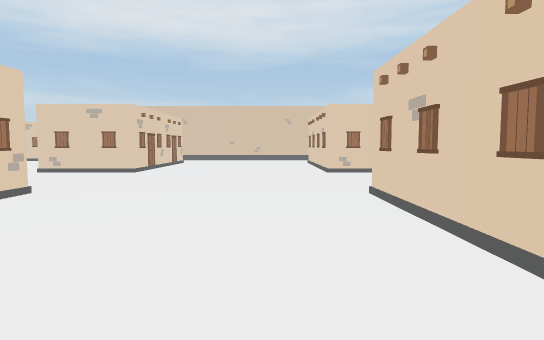
View 1 (above)

24 first-person views from a walk through a scene from a Unity 3-D project. The camera is 1.4 m above the floor, tilts 4° down and sees 75° across. The floor is counted in squares, 2 m on a side. Each view is taken from the middle of a square. On the plan, view 1 faces up. The plan holds only what a view shows up to about 11 squares ahead; the rest is blank. The place goes on beyond the plan. The player character is not drawn.

View 2
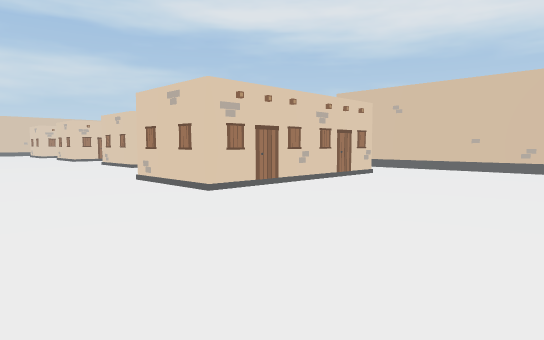

View 3
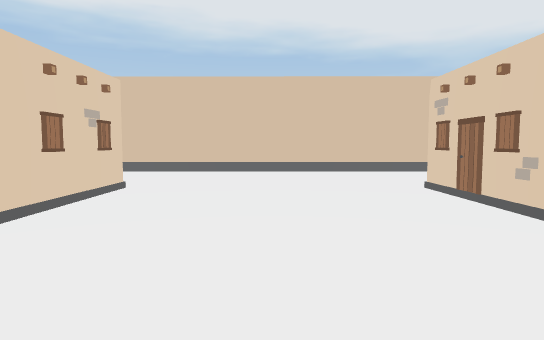

View 4
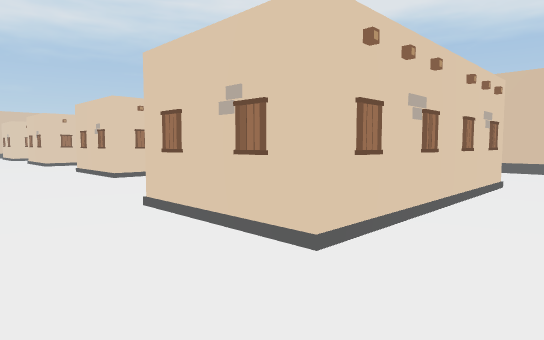

View 5
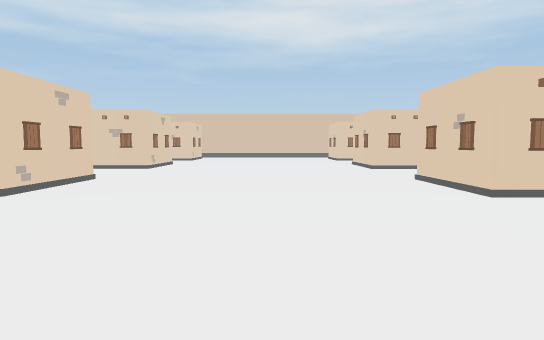

View 6
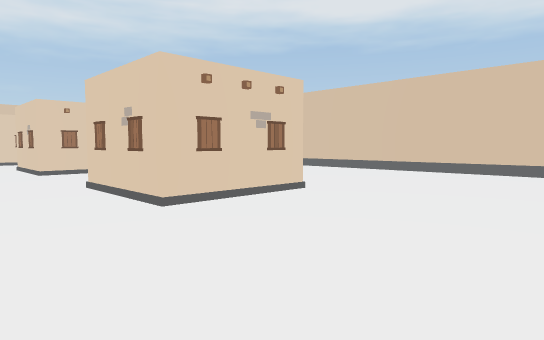

View 7
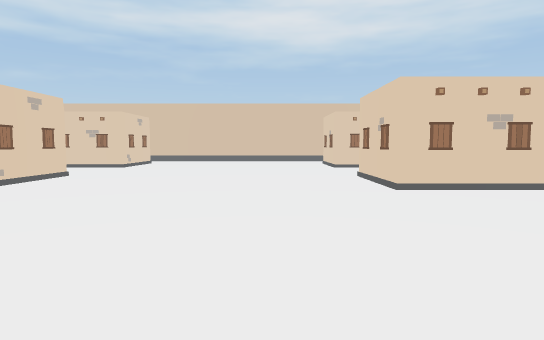

View 8
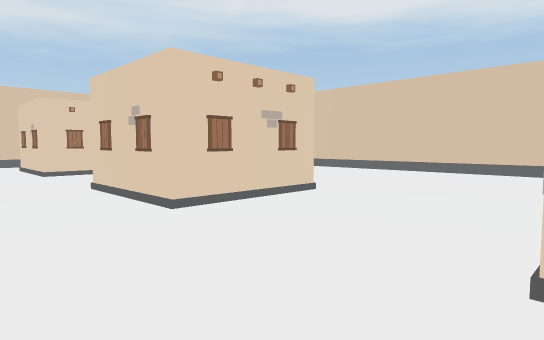

View 9
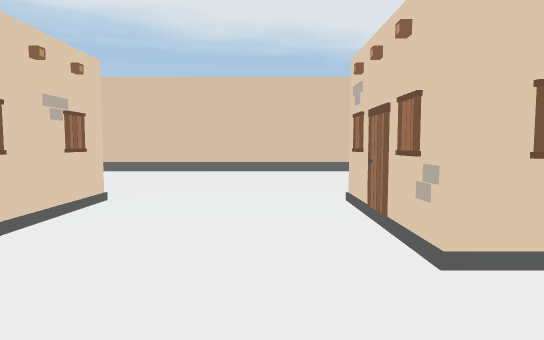

View 10
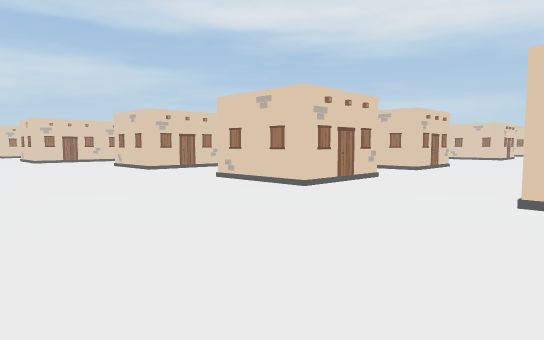

View 11
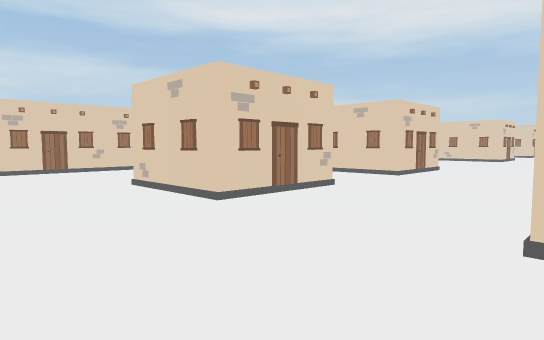

View 12
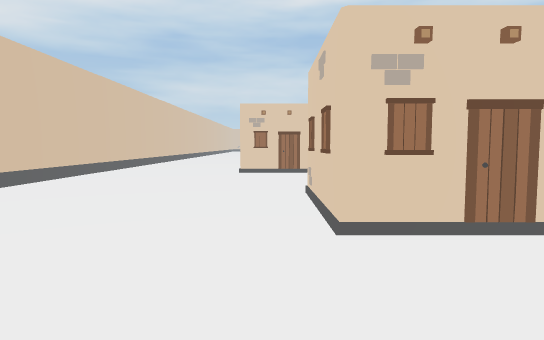

View 13
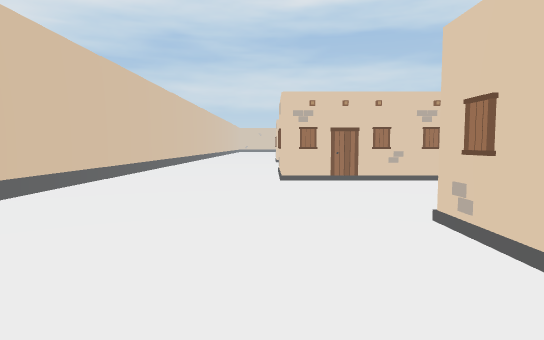

View 14
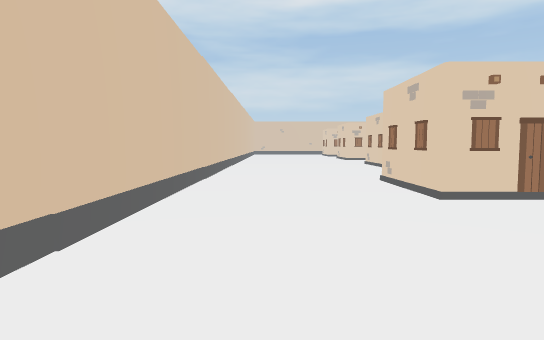

View 15
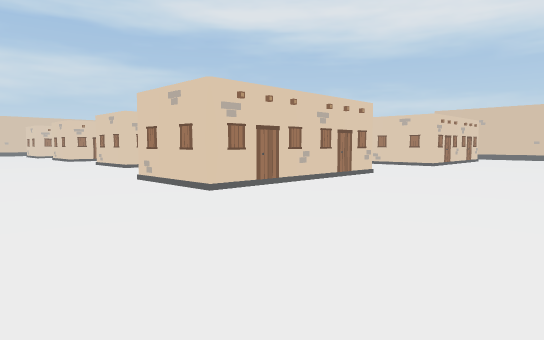

View 16
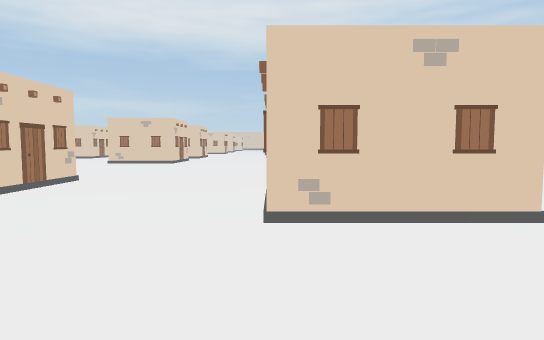

View 17
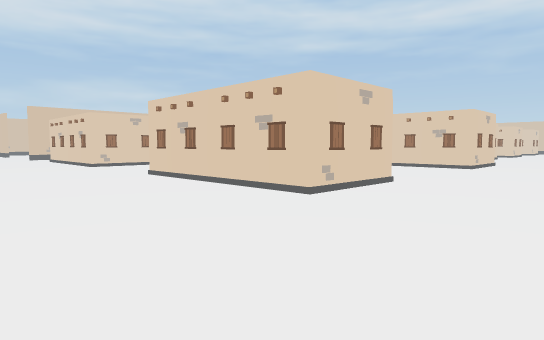

View 18
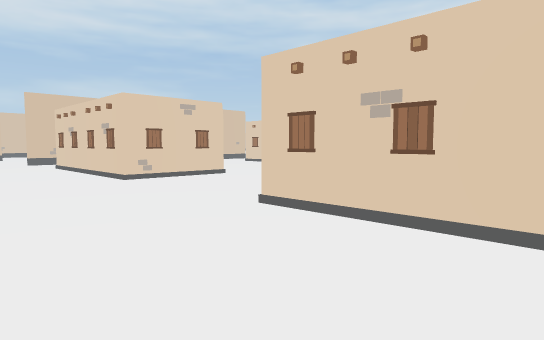

View 19
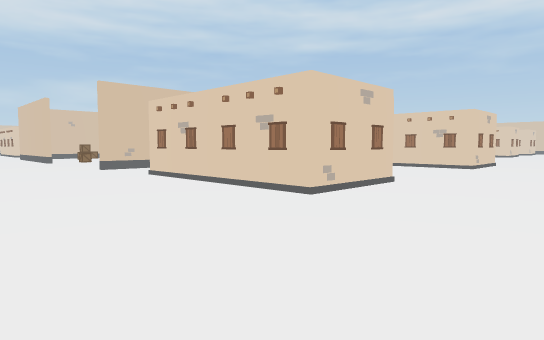

View 20
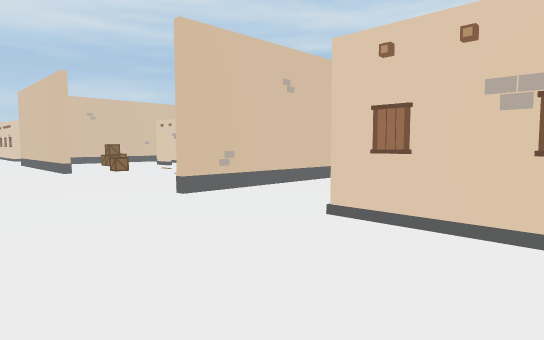

View 21
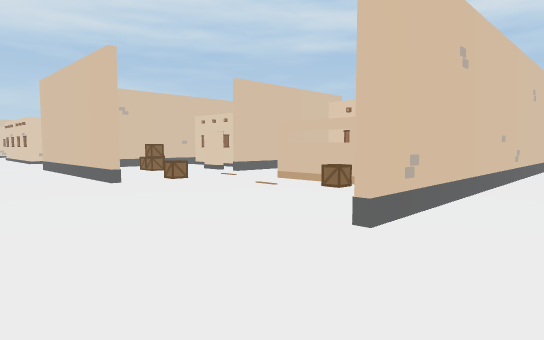

View 22
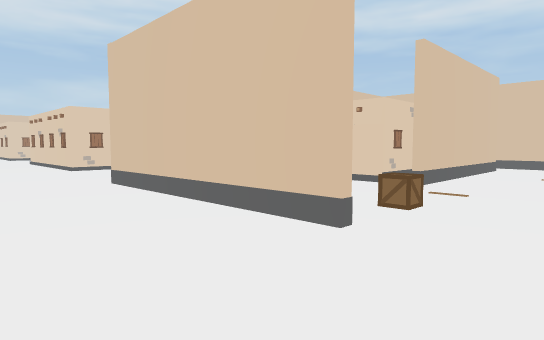

View 23
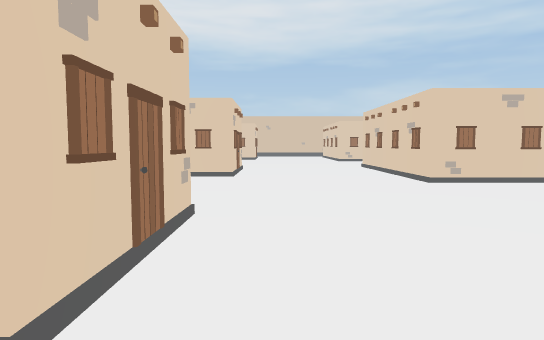

View 24
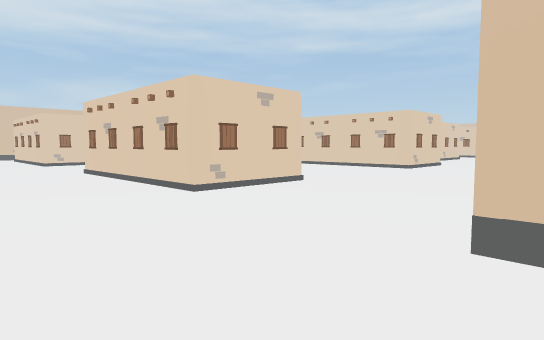

### Floor plan
Key: @ floor where view 1 was taken; # wall or solid block; x gap in a wall; . floor; B building; A box; O other object.
Columns run from 10 left of view 1 to 20 right of it. Each row starts with its distance up from view 1.
 35 ....#
 34 B...#
 33 #...#
 32 #...#   ...
 31 ....###.....B
 30 .............
 29 .............
 28 ...........
 27 B...
 26 #...
 25 #...#.O
 24  ...#.A# ##
 23  ... ...####x
 22  ... A.......
 21  ...........
 20  ......#   B         ..
 19  .....A#            ...
 18  ......             B..   B..
 17  ...OO##OO###       #... ##..
 16  ...........      ###... #...
 15  ..........        ..... ....
 14  ...# B....         ....  ....
 13 B...###....         B...  #...
 12  ...###....   #.    #...###...
 11 #...###.....  #...###...B##...B
 10 ....###.....###................
  9 ......B.....B .................
  8 ...............................
  7 ...............................
  6 ...............................
  5 ....# B.....##B................
  4 B...###.....#  ...###...###...#
  3 #...###.....###...###...###...
  2 #...# B.....# B...B##...B #..B
  1 ....###.....###.......... ....
  0 ..........@....................
 -1 ...............................
 -2 ...............................
 -3 ...............................
 -4  ###  ###  ##   ##   ##   ##

Positions as (right, up) in squares from view 1, and headings:
1: (0, 0), facing up
2: (1, 6), facing up-left
3: (-1, 6), facing down
4: (0, 7), facing down-right
5: (3, 7), facing right
6: (4, 6), facing down-right
7: (8, 6), facing right
8: (10, 6), facing down-right
9: (17, 6), facing down
10: (20, 6), facing up-left
11: (14, 8), facing up-left
12: (13, 1), facing left
13: (11, 0), facing left
14: (1, -2), facing left
15: (1, -3), facing up-left
16: (-6, -3), facing up
17: (-10, -3), facing up-right
18: (-9, 2), facing up-right
19: (-10, 6), facing up-right
20: (-9, 12), facing up-right
21: (-9, 15), facing up-right
22: (-9, 20), facing up-right
23: (-9, 24), facing up
24: (-9, 26), facing up-right
